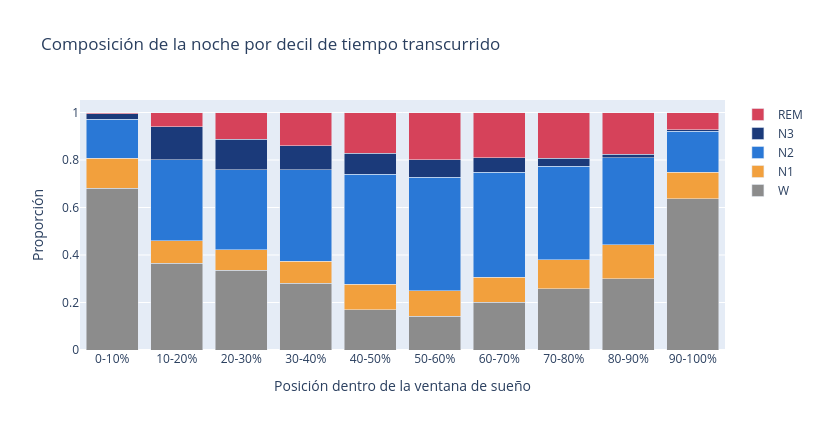

Notebook cell for this chart:
### Markdown cell above
## 2.3 Dónde cae cada estadio dentro de la noche

### Code cell
posicion = epocas[epocas["etapa"].isin(ORDEN)].copy()
posicion["t_rel"] = posicion.groupby("clave")["onset_s"].transform(
    lambda s: (s - s.min()) / max(s.max() - s.min(), 1))
posicion["decil"] = (posicion["t_rel"] * 10).clip(0, 9.999).astype(int)

perfil = (pd.crosstab(posicion["decil"], posicion["etapa"], normalize="index")
          .reindex(columns=ORDEN, fill_value=0))

fig = go.Figure()
for etapa in ORDEN:
    fig.add_bar(x=[f"{d*10}-{(d+1)*10}%" for d in perfil.index], y=perfil[etapa],
                name=etapa, marker_color=COLOR[etapa])
fig.update_layout(barmode="stack", width=820, height=430,
                  title="Composición de la noche por decil de tiempo transcurrido",
                  xaxis_title="Posición dentro de la ventana de sueño", yaxis_title="Proporción")
fig.show()

### Figure 1 — Plotly figure (JSON) as saved in the notebook; plotly's stock layout.template omitted (floating-point values rounded to 4 significant figures)
{"data": [{"marker": {"color": "#8c8c8c"}, "name": "W", "type": "bar", "x": ["0-10%", "10-20%", "20-30%", "30-40%", "40-50%", "50-60%", "60-70%", "70-80%", "80-90%", "90-100%"], "y": [0.681, 0.366, 0.335, 0.2814, 0.1688, 0.1425, 0.2015, 0.2573, 0.2998, 0.6362]}, {"marker": {"color": "#f2a03d"}, "name": "N1", "type": "bar", "x": ["0-10%", "10-20%", "20-30%", "30-40%", "40-50%", "50-60%", "60-70%", "70-80%", "80-90%", "90-100%"], "y": [0.1265, 0.0942, 0.08795, 0.09324, 0.109, 0.1076, 0.1052, 0.1231, 0.1431, 0.1112]}, {"marker": {"color": "#2a78d6"}, "name": "N2", "type": "bar", "x": ["0-10%", "10-20%", "20-30%", "30-40%", "40-50%", "50-60%", "60-70%", "70-80%", "80-90%", "90-100%"], "y": [0.1638, 0.3418, 0.336, 0.3839, 0.4627, 0.4774, 0.442, 0.3924, 0.3656, 0.1736]}, {"marker": {"color": "#1b3a7a"}, "name": "N3", "type": "bar", "x": ["0-10%", "10-20%", "20-30%", "30-40%", "40-50%", "50-60%", "60-70%", "70-80%", "80-90%", "90-100%"], "y": [0.02435, 0.1375, 0.1285, 0.1024, 0.08708, 0.07268, 0.05978, 0.03369, 0.01504, 0.006362]}, {"marker": {"color": "#d6425a"}, "name": "REM", "type": "bar", "x": ["0-10%", "10-20%", "20-30%", "30-40%", "40-50%", "50-60%", "60-70%", "70-80%", "80-90%", "90-100%"], "y": [0.004432, 0.06053, 0.1126, 0.139, 0.1724, 0.1999, 0.1916, 0.1935, 0.1765, 0.07263]}], "layout": {"barmode": "stack", "height": 430, "title": {"text": "Composición de la noche por decil de tiempo transcurrido"}, "width": 820, "xaxis": {"title": {"text": "Posición dentro de la ventana de sueño"}}, "yaxis": {"title": {"text": "Proporción"}}}}
